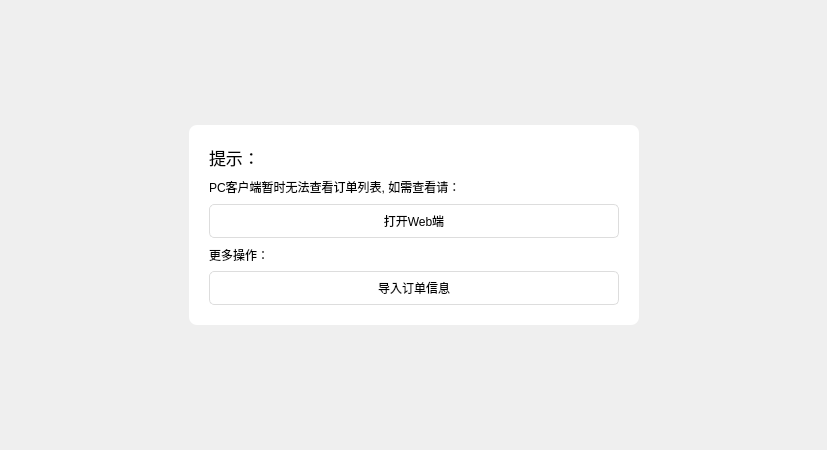
<?xml version="1.0" encoding="UTF-8"?>
<ui version="4.0">
 <class>OrderList</class>
 <widget class="QWidget" name="OrderList">
  <property name="geometry">
   <rect>
    <x>0</x>
    <y>0</y>
    <width>827</width>
    <height>450</height>
   </rect>
  </property>
  <property name="windowTitle">
   <string>Form</string>
  </property>
  <layout class="QHBoxLayout" name="horizontalLayout">
   <item>
    <spacer name="horizontalSpacer">
     <property name="orientation">
      <enum>Qt::Horizontal</enum>
     </property>
     <property name="sizeHint" stdset="0">
      <size>
       <width>207</width>
       <height>20</height>
      </size>
     </property>
    </spacer>
   </item>
   <item>
    <widget class="QWidget" name="widget" native="true">
     <layout class="QVBoxLayout" name="verticalLayout">
      <item>
       <spacer name="verticalSpacer_2">
        <property name="orientation">
         <enum>Qt::Vertical</enum>
        </property>
        <property name="sizeHint" stdset="0">
         <size>
          <width>20</width>
          <height>78</height>
         </size>
        </property>
       </spacer>
      </item>
      <item>
       <widget class="QWidget" name="widget_center" native="true">
        <property name="minimumSize">
         <size>
          <width>450</width>
          <height>200</height>
         </size>
        </property>
        <property name="maximumSize">
         <size>
          <width>450</width>
          <height>200</height>
         </size>
        </property>
        <property name="styleSheet">
         <string notr="true">#widget_center{
	border-radius: 8px;
}
#widget_center, QLabel{
	background-color: #ffffff;
}
QPushButton, QLineEdit{
	background-color: #ffffff;
	border: 1px solid #dddddd;
	border-radius: 5px;
	padding: 7px 16px;
}
QPushButton:hover, QLineEdit:hover{
	border-color: #8eabff;
}</string>
        </property>
        <layout class="QVBoxLayout" name="verticalLayout_2" stretch="0,0,0,0,0">
         <property name="leftMargin">
          <number>20</number>
         </property>
         <property name="topMargin">
          <number>20</number>
         </property>
         <property name="rightMargin">
          <number>20</number>
         </property>
         <property name="bottomMargin">
          <number>20</number>
         </property>
         <item>
          <widget class="QLabel" name="label">
           <property name="maximumSize">
            <size>
             <width>16777215</width>
             <height>40</height>
            </size>
           </property>
           <property name="font">
            <font>
             <pointsize>13</pointsize>
            </font>
           </property>
           <property name="text">
            <string>提示：</string>
           </property>
          </widget>
         </item>
         <item>
          <widget class="QLabel" name="label_2">
           <property name="text">
            <string>PC客户端暂时无法查看订单列表, 如需查看请：</string>
           </property>
          </widget>
         </item>
         <item>
          <widget class="QPushButton" name="pushButton">
           <property name="cursor">
            <cursorShape>PointingHandCursor</cursorShape>
           </property>
           <property name="text">
            <string>打开Web端</string>
           </property>
          </widget>
         </item>
         <item>
          <widget class="QLabel" name="label_3">
           <property name="maximumSize">
            <size>
             <width>16777215</width>
             <height>16777215</height>
            </size>
           </property>
           <property name="font">
            <font>
             <pointsize>9</pointsize>
            </font>
           </property>
           <property name="text">
            <string>更多操作：</string>
           </property>
          </widget>
         </item>
         <item>
          <widget class="QPushButton" name="pushButton_order">
           <property name="cursor">
            <cursorShape>PointingHandCursor</cursorShape>
           </property>
           <property name="text">
            <string>导入订单信息</string>
           </property>
          </widget>
         </item>
        </layout>
       </widget>
      </item>
      <item>
       <spacer name="verticalSpacer">
        <property name="orientation">
         <enum>Qt::Vertical</enum>
        </property>
        <property name="sizeHint" stdset="0">
         <size>
          <width>20</width>
          <height>78</height>
         </size>
        </property>
       </spacer>
      </item>
     </layout>
    </widget>
   </item>
   <item>
    <spacer name="horizontalSpacer_2">
     <property name="orientation">
      <enum>Qt::Horizontal</enum>
     </property>
     <property name="sizeHint" stdset="0">
      <size>
       <width>206</width>
       <height>20</height>
      </size>
     </property>
    </spacer>
   </item>
  </layout>
 </widget>
 <resources/>
 <connections/>
</ui>
